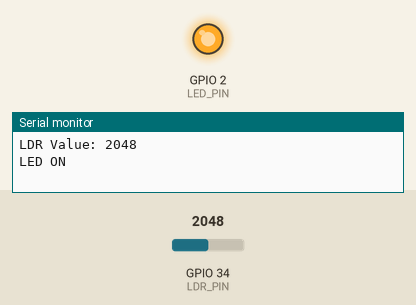
Simulated run of this sketch. Board: ESP32. Shown: output pins drawn as LEDs (lit = HIGH), the last lines printed to the serial monitor. The test bench sets the inputs (shaded band); at power-on: GPIO 34 (LDR_PIN) = 2048. WiFi joins after 1.5 s; servers stay silent unless stated.

Above: at 3.0 s.
3.1 s: GPIO 34 (LDR_PIN) set to 4018
5.0 s: GPIO 34 (LDR_PIN) set to 4081
At 6.7 s:
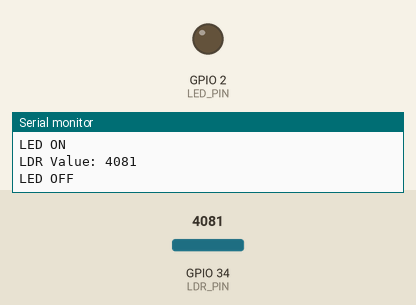
8.3 s: GPIO 34 (LDR_PIN) set to 3603
At 10.0 s:
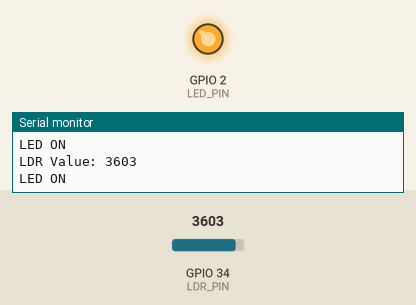
10.3 s: GPIO 34 (LDR_PIN) set to 4095
At 11.7 s:
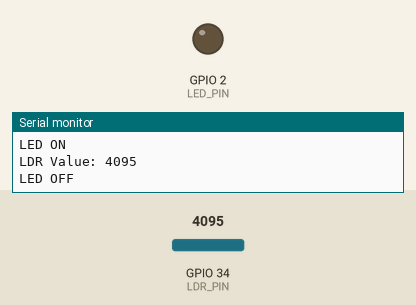
Timing chart, 0 to 13.3 s (numbered marks = the images above; inputs shaded):
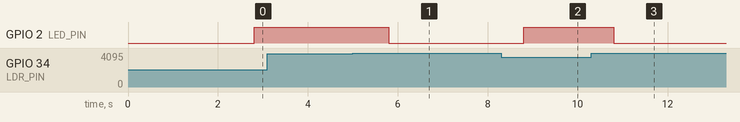

The sketch:

BlynkSmartLight.ino
```cpp
#define LED_PIN 2         // GPIO pin where the LED is connected
#define LDR_PIN 34        // GPIO pin where the LDR is connected (use an ADC1 pin)

#define BLYNK_TEMPLATE_ID "TMPL3Et5_xZQ5"
#define BLYNK_TEMPLATE_NAME "Smart LIGHTING"
#define BLYNK_AUTH_TOKEN "WXEh7I_38k8qfNSB00L34pmrrgkNDXeT"

#include <WiFi.h>
#include <BlynkSimpleEsp32.h>

// Wi-Fi credentials
char ssid[] = "Hello";   // Your Wi-Fi name
char pass[] = "12345678";    // Your Wi-Fi password

BlynkTimer timer;

void setup() {
  // Initialize serial communication at a baud rate of 115200
  Serial.begin(115200);

  // Configure the LED_PIN as an output
  pinMode(LED_PIN, OUTPUT);

  // Configure the LDR_PIN as an input (no need for pinMode as analogRead handles it)

  // Connect to Blynk
  Blynk.begin(BLYNK_AUTH_TOKEN, ssid, pass);

  // Start with the LED turned off
  digitalWrite(LED_PIN, LOW);

  // Set a timer to send LDR values every 1 second
  timer.setInterval(1000L, sendLDR);
}

void sendLDR() {
  // Read the analog value from the LDR
  int ldrValue = analogRead(LDR_PIN);

  // Print the LDR value to the Serial Monitor
  Serial.print("LDR Value: ");
  Serial.println(ldrValue);

  // Send LDR value to Blynk app
  Blynk.virtualWrite(V5, ldrValue);  // V5 is a virtual pin for LDR value

  // Control the LED based on the LDR value
  if (ldrValue > 4080) {  // Adjust this threshold value as per your requirement
    digitalWrite(LED_PIN, LOW);  // Turn off the LED
    Serial.println("LED OFF");   // Print the LED status
  } else {
    digitalWrite(LED_PIN, HIGH);  // Turn on the LED
    Serial.println("LED ON");     // Print the LED status
  }
}

void loop() {
  Blynk.run();
  timer.run(); // Run the timer to send the LDR value at intervals
}

BLYNK_WRITE(V0) {
  int ledState = param.asInt(); // Get the state of the switch (1 for ON, 0 for OFF)
  if (ledState == 1) {
    digitalWrite(LED_PIN, HIGH); // Turn on the LED
    Serial.println("LED ON");    // Print LED status
  } else {
    digitalWrite(LED_PIN, LOW);  // Turn off the LED
    Serial.println("LED OFF");   // Print LED status
  }
}
```

Measured:
- the behaviour switches between 4080 and 4081 on GPIO 34 (LDR_PIN) (found by bisection; images 0 and 1)
- after the input at 5.0 s, GPIO 2 (LED_PIN): HIGH → LOW after 0.80 s
- after the input at 8.3 s, GPIO 2 (LED_PIN): LOW → HIGH after 0.50 s
- after the input at 10.3 s, GPIO 2 (LED_PIN): HIGH → LOW after 0.50 s
